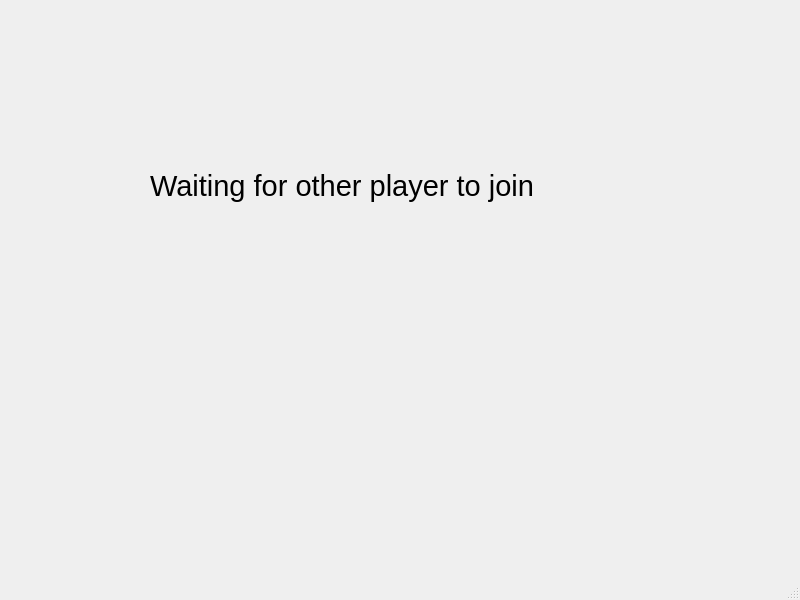
<?xml version="1.0" encoding="UTF-8"?>
<ui version="4.0">
 <class>MainWindow</class>
 <widget class="QMainWindow" name="MainWindow">
  <property name="geometry">
   <rect>
    <x>0</x>
    <y>0</y>
    <width>800</width>
    <height>600</height>
   </rect>
  </property>
  <property name="windowTitle">
   <string>MainWindow</string>
  </property>
  <widget class="QWidget" name="centralwidget">
   <widget class="QLabel" name="waitingForPlayerLabel">
    <property name="geometry">
     <rect>
      <x>150</x>
      <y>120</y>
      <width>511</width>
      <height>131</height>
     </rect>
    </property>
    <property name="font">
     <font>
      <pointsize>22</pointsize>
     </font>
    </property>
    <property name="text">
     <string>Waiting for other player to join</string>
    </property>
    <property name="wordWrap">
     <bool>true</bool>
    </property>
   </widget>
  </widget>
  <widget class="QMenuBar" name="menubar">
   <property name="geometry">
    <rect>
     <x>0</x>
     <y>0</y>
     <width>800</width>
     <height>21</height>
    </rect>
   </property>
  </widget>
  <widget class="QStatusBar" name="statusbar"/>
 </widget>
 <resources/>
 <connections/>
</ui>
